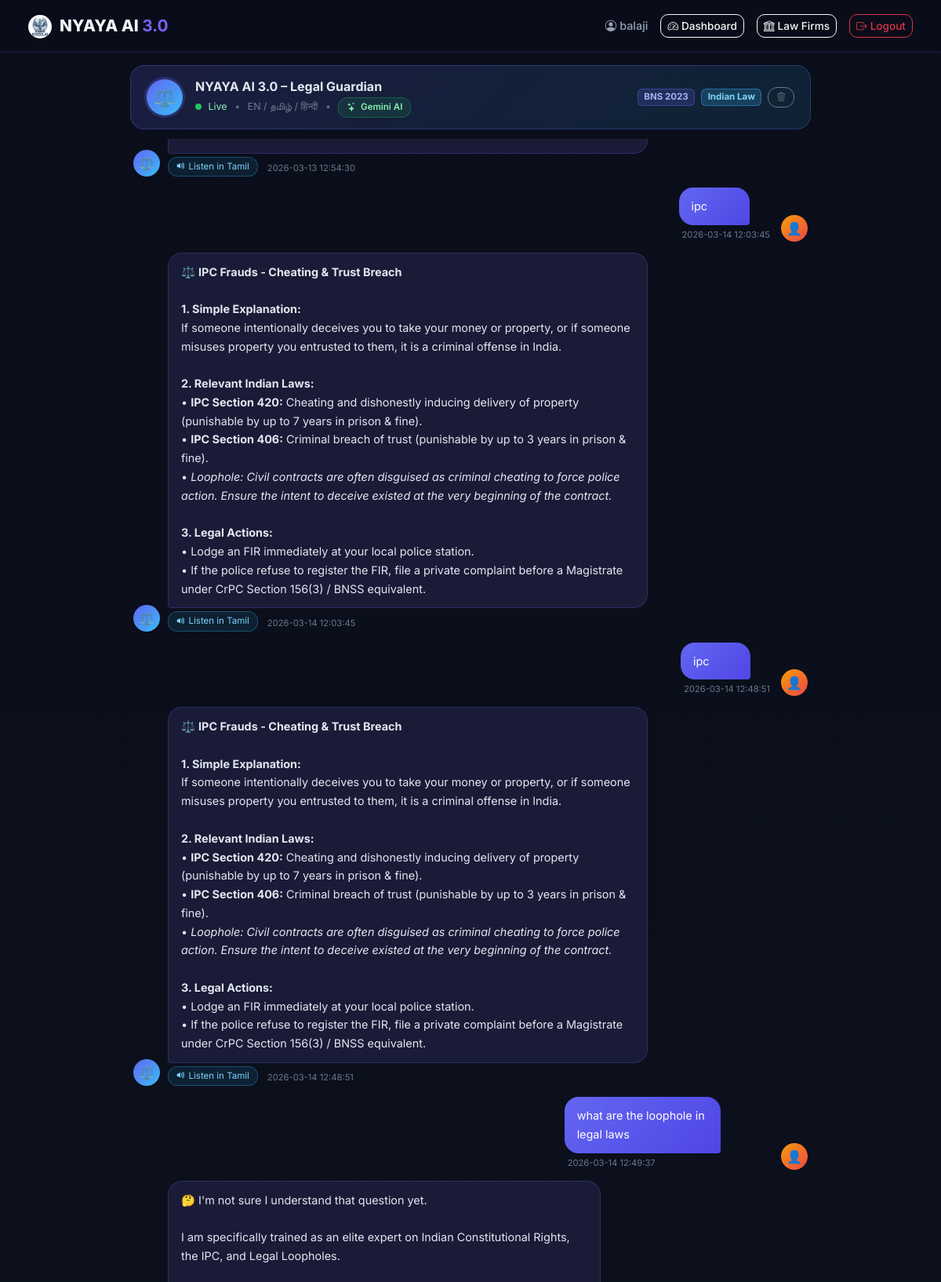
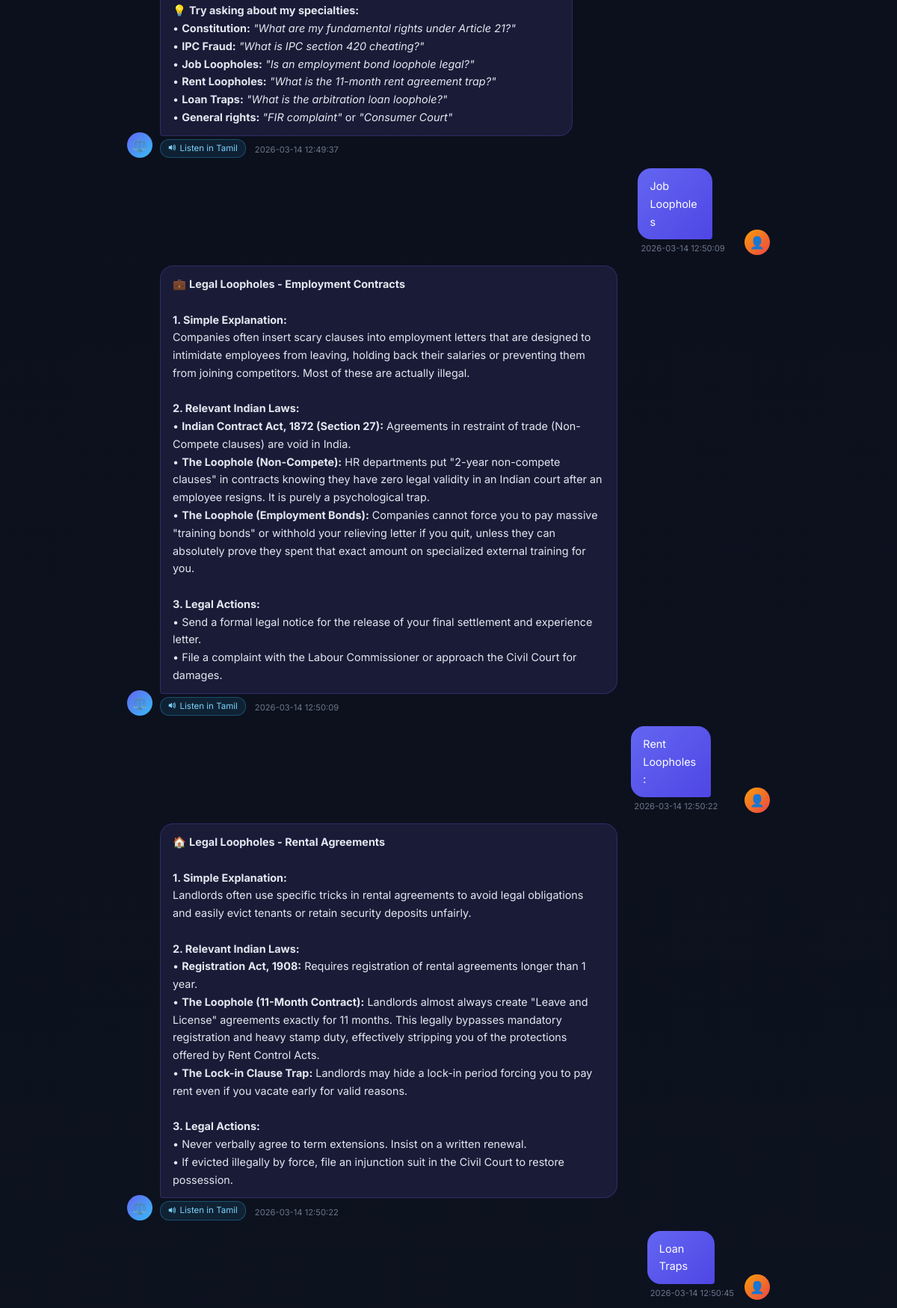
The app's page /chatbot (signed in, upper part) with its own data (2 pictures, top to bottom).
### tables this page shows
CREATE TABLE chatlogs (
            id INTEGER PRIMARY KEY AUTOINCREMENT,
            user_id INTEGER NOT NULL,
            question TEXT NOT NULL,
            response TEXT NOT NULL,
            timestamp DATETIME DEFAULT CURRENT_TIMESTAMP,
            FOREIGN KEY (user_id) REFERENCES users(id) ON DELETE CASCADE
        );

### app.py (the view)
@app.route("/chatbot")
def chatbot_page():
    if "user_id" not in session:
        flash("Please log in first.", "warning")
        return redirect(url_for("landing"))
    db = get_db()
    history = db.execute(
        "SELECT * FROM chatlogs WHERE user_id = ? ORDER BY timestamp ASC",
        (session["user_id"],),
    ).fetchall()
    return render_template("chatbot.html", history=history)

### app.py (called while the page is built)
def get_db():
    if "db" not in g:
        g.db = sqlite3.connect(DB_PATH, timeout=10)
        g.db.row_factory = sqlite3.Row
        g.db.execute("PRAGMA journal_mode=WAL")
        g.db.execute("PRAGMA busy_timeout=5000")
    return g.db

### templates/chatbot.html (shortened to what this page needs)
<!DOCTYPE html>
<html lang="en">
<head>
    <link href="https://cdn.jsdelivr.net/npm/bootstrap@5.3.2/dist/css/bootstrap.min.css" rel="stylesheet">
    <link href="https://cdn.jsdelivr.net/npm/bootstrap-icons@1.11.3/font/bootstrap-icons.min.css" rel="stylesheet">
    <link rel="stylesheet" href="{{ url_for('static', filename='style.css') }}">
</head>
<body class="chatbot-body">
    <nav class="navbar glass-nav">
        <div class="container-fluid">
            <a class="navbar-brand brand-nav" href="/dashboard">
                <img src="{{ url_for('static', filename='logo.jpg') }}" alt="NYAYA AI Logo" class="nav-logo">NYAYA AI
                <span class="version-badge-sm">3.0</span>
            </a>
            <div class="d-flex align-items-center gap-3">
                <span class="user-greeting">
                    <i class="bi bi-person-circle me-1"></i>{{ session.get('user_name', 'User') }}
                </span>
                <a href="/dashboard" class="btn btn-outline-light btn-sm btn-nav">
                    <i class="bi bi-speedometer2 me-1"></i>Dashboard
                </a>
                <a href="/lawfirms" class="btn btn-outline-light btn-sm btn-nav">
                    <i class="bi bi-bank me-1"></i>Law Firms
                </a>
                <a href="/logout" class="btn btn-outline-danger btn-sm btn-nav">
                    <i class="bi bi-box-arrow-right me-1"></i>Logout
                </a>
            </div>
        </div>
    </nav>
    <div class="chat-wrapper">
        <div class="chat-header-card">
            <div class="d-flex align-items-center gap-3">
                <div class="chat-avatar-ring">⚖️</div>
                <div>
                    <div class="fw-bold" style="font-size:1rem; color:#e2e8f0;">NYAYA AI 3.0 – Legal Guardian</div>
                    <div style="font-size:0.78rem; margin-top:2px;">
                        <span class="status-dot"></span>
                        <span style="color:#86efac;">Live</span>
                        <span style="color:rgba(148,163,184,0.6); margin:0 6px;">•</span>
                        <span style="color:rgba(148,163,184,0.7);">EN / தமிழ் / हिन्दी</span>
                        <span style="color:rgba(148,163,184,0.6); margin:0 6px;">•</span>
                        <span class="api-badge"><i class="bi bi-stars"></i>Gemini AI</span>
                    </div>
                </div>
            </div>
            <div class="d-flex align-items-center gap-2">
                <span class="badge" style="background:rgba(99,102,241,0.2);border:1px solid rgba(99,102,241,0.4);color:#a5b4fc;font-size:0.72rem;">BNS 2023</span>
                <span class="badge" style="background:rgba(56,189,248,0.2);border:1px solid rgba(56,189,248,0.4);color:#7dd3fc;font-size:0.72rem;">Indian Law</span>
                <button id="clearChatBtn" class="btn btn-sm btn-outline-secondary" style="font-size:0.72rem;border-radius:12px;padding:3px 10px;" title="Clear chat">
                    <i class="bi bi-trash3"></i>
                </button>
            </div>
        </div>
        <div class="messages-area" id="messagesArea">
            {% for chat in history %}
            <div class="bubble-row user-row">
                <div class="bubble-avatar user-av">👤</div>
                <div>
                    <div class="user-bubble bubble">{{ chat.question }}</div>
                    <div class="bubble-time">{{ chat.timestamp or '' }}</div>
                </div>
            </div>
            <div class="bubble-row">
                <div class="bubble-avatar bot-av">⚖️</div>
                <div>
                    <div class="bot-bubble bubble">
                        {{ chat.response | safe }}
                    </div>
                    <div class="d-flex align-items-center gap-2 mt-1">
                        <button class="listen-btn" onclick="speakInTamil(this, `{{ chat.response | replace('`', '\\`') | forceescape }}`)">
                            <i class="bi bi-volume-up-fill me-1"></i>Listen in Tamil
                        </button>
                        <div class="bubble-time">{{ chat.timestamp or '' }}</div>
                    </div>
                </div>
            </div>
            {% endfor %}
        </div>
    </div>
</body>
</html>

### static/style.css (style rules this page uses)
:root { --bg-primary: #0a0e1a; --bg-secondary: #111827; --glass-bg: rgba(17, 24, 39, 0.75); --glass-border: rgba(99, 102, 241, 0.2); --accent-primary: #6366f1; --accent-secondary: #8b5cf6; --accent-glow: rgba(99, 102, 241, 0.4); --text-primary: #f1f5f9; --text-secondary: #94a3b8; --danger: #ef4444; --success: #22c55e; --warning: #f59e0b; --info: #06b6d4; --radius: 16px; --radius-sm: 10px; }
* { margin: 0; padding: 0; box-sizing: border-box; }
body { font-family: 'Inter', -apple-system, BlinkMacSystemFont, sans-serif; color: var(--text-primary); background: var(--bg-primary); overflow-x: hidden; }
.dashboard-body, .chatbot-body { background: linear-gradient(180deg, #0a0e1a 0%, #111827 100%); min-height: 100vh; }
.version-badge-sm { background: linear-gradient(135deg, var(--accent-primary), var(--accent-secondary)); -webkit-background-clip: text; -webkit-text-fill-color: transparent; background-clip: text; font-weight: 700; }
.glass-nav { background: rgba(10, 14, 26, 0.9) !important; backdrop-filter: blur(20px); border-bottom: 1px solid var(--glass-border); padding: 0.75rem 1.5rem; }
.brand-nav { color: var(--text-primary) !important; font-weight: 800; font-size: 1.3rem; text-decoration: none; }
.btn-nav { border-radius: var(--radius-sm); font-weight: 500; font-size: 0.85rem; transition: all 0.3s ease; }
.user-greeting { color: var(--text-secondary); font-size: 0.9rem; font-weight: 500; }
.nav-logo { height: 30px; margin-right: 10px; border-radius: 50%; object-fit: cover; }
.user-bubble { align-self: flex-end; }
.bot-bubble { align-self: flex-start; }

### templates/chatbot.html (style rules this page uses)
.chat-wrapper { display: flex; flex-direction: column; height: calc(100vh - 80px); max-width: 900px; margin: 0 auto; padding: 16px 16px 0 16px; gap: 12px; }
.chat-header-card { background: linear-gradient(135deg, rgba(99,102,241,0.18) 0%, rgba(56,189,248,0.12) 100%); border: 1px solid rgba(99,102,241,0.3); border-radius: 18px; padding: 14px 20px; display: flex; align-items: center; justify-content: space-between; backdrop-filter: blur(10px); flex-shrink: 0; }
.chat-avatar-ring { width: 46px; height: 46px; border-radius: 50%; background: linear-gradient(135deg, #6366f1, #38bdf8); display: flex; align-items: center; justify-content: center; font-size: 1.4rem; flex-shrink: 0; box-shadow: 0 0 0 3px rgba(99,102,241,0.25); }
.status-dot { width: 8px; height: 8px; background: #22c55e; border-radius: 50%; display: inline-block; margin-right: 5px; animation: pulse-dot 2s ease-in-out infinite; }
.messages-area { flex: 1; overflow-y: auto; padding: 16px 4px; display: flex; flex-direction: column; gap: 14px; scrollbar-width: thin; scrollbar-color: rgba(99,102,241,0.3) transparent; }
.bubble-row.user-row { flex-direction: row-reverse; }
.bubble-avatar.bot-av { background: linear-gradient(135deg, #6366f1, #38bdf8); }
.bubble-avatar.user-av { background: linear-gradient(135deg, #f59e0b, #ef4444); }
.bot-bubble { background: rgba(30, 30, 60, 0.85); border: 1px solid rgba(99,102,241,0.25); border-bottom-left-radius: 4px; color: #e2e8f0; }
.user-bubble { background: linear-gradient(135deg, #6366f1, #4f46e5); border-bottom-right-radius: 4px; color: #fff; }
.user-row .bubble-time { text-align: left; }
.api-badge { display: inline-flex; align-items: center; gap: 6px; font-size: 0.72rem; padding: 3px 10px; border-radius: 12px; background: rgba(34,197,94,0.12); border: 1px solid rgba(34,197,94,0.3); color: #86efac; font-weight: 600; }
.listen-btn { font-size: 0.72rem; padding: 3px 10px; border-radius: 12px; border: 1px solid rgba(56,189,248,0.3); background: rgba(56,189,248,0.1); color: #7dd3fc; cursor: pointer; transition: all 0.2s; }

### records on screen
chatlogs: timestamp "2026-03-13 12:54:30"
chatlogs: question "ipc", timestamp "2026-03-14 12:03:45", response "⚖️ IPC Frauds - Cheating & Trust Breach 1. Simple Explanation: If someone intentionally deceives you to take your money or property, or if someone misuses property you entrusted to them, it is a criminal offense in India. 2. Relevant Indian Laws: • IPC Section 420: Cheating and dishonestly inducing delivery of property (punishable by up to 7 years in prison & fine). • IPC Section 406: Criminal breach of trust (punishable by up to 3 years in prison & fine). • Loophole: Civil contracts are often disguised as criminal cheating to force police action. Ensure the intent to deceive existed at the very beginning of the contract. 3. Legal Actions: • Lodge an FIR immediately at your local police…"
chatlogs: question "ipc", timestamp "2026-03-14 12:48:51", response "⚖️ IPC Frauds - Cheating & Trust Breach 1. Simple Explanation: If someone intentionally deceives you to take your money or property, or if someone misuses property you entrusted to them, it is a criminal offense in India. 2. Relevant Indian Laws: • IPC Section 420: Cheating and dishonestly inducing delivery of property (punishable by up to 7 years in prison & fine). • IPC Section 406: Criminal breach of trust (punishable by up to 3 years in prison & fine). • Loophole: Civil contracts are often disguised as criminal cheating to force police action. Ensure the intent to deceive existed at the very beginning of the contract. 3. Legal Actions: • Lodge an FIR immediately at your local police…"
chatlogs: question "what are the loophole in legal laws", timestamp "2026-03-14 12:49:37", response "🤔 I'm not sure I understand that question yet. I am specifically trained as an elite expert on Indian Constitutional Rights, the IPC, and Legal Loopholes. 💡 Try asking about my specialties: • Constitution: \"What are my fundamental rights under Article 21?\" • IPC Fraud: \"What is IPC section 420 cheating?\" • Job Loopholes: \"Is an employment bond loophole legal?\" • Rent Loopholes: \"What is the 11-month rent agreement trap?\" • Loan Traps: \"What is the arbitration loan loophole?\" • General rights: \"FIR complaint\" or \"Consumer Court\""
chatlogs: question "Job Loopholes", timestamp "2026-03-14 12:50:09", response "💼 Legal Loopholes - Employment Contracts 1. Simple Explanation: Companies often insert scary clauses into employment letters that are designed to intimidate employees from leaving, holding back their salaries or preventing them from joining competitors. Most of these are actually illegal. 2. Relevant Indian Laws: • Indian Contract Act, 1872 (Section 27): Agreements in restraint of trade (Non-Compete clauses) are void in India. • The Loophole (Non-Compete): HR departments put \"2-year non-compete clauses\" in contracts knowing they have zero legal validity in an Indian court after an employee resigns. It is purely a psychological trap. • The Loophole (Employment Bonds): Companies cannot force…"
chatlogs: question "Rent Loopholes:", timestamp "2026-03-14 12:50:22", response "🏠 Legal Loopholes - Rental Agreements 1. Simple Explanation: Landlords often use specific tricks in rental agreements to avoid legal obligations and easily evict tenants or retain security deposits unfairly. 2. Relevant Indian Laws: • Registration Act, 1908: Requires registration of rental agreements longer than 1 year. • The Loophole (11-Month Contract): Landlords almost always create \"Leave and License\" agreements exactly for 11 months. This legally bypasses mandatory registration and heavy stamp duty, effectively stripping you of the protections offered by Rent Control Acts. • The Lock-in Clause Trap: Landlords may hide a lock-in period forcing you to pay rent even if you vacate early…"
chatlogs: question "Loan Traps", timestamp "2026-03-14 12:50:45"

### other values on screen
{{ session.get('user_name', 'User') }} "balaji"
